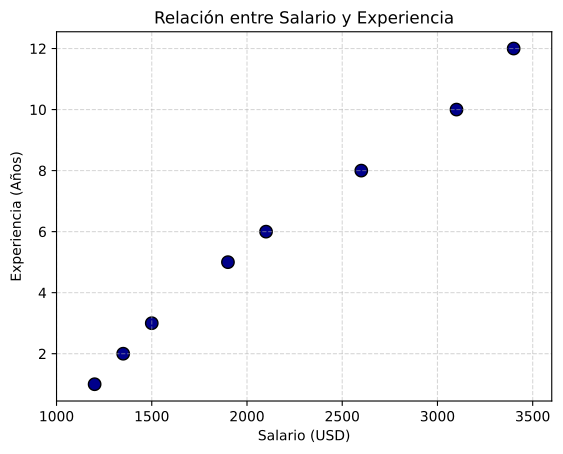

Python code for this plot:
import matplotlib.pyplot as plt


#datos
Salario_USD = [1200, 1350, 1500, 1900, 2100, 2600, 3100, 3400]
Experiencia_Anios = [1, 2, 3, 5, 6, 8, 10, 12]

plt.scatter(Salario_USD, Experiencia_Anios, color="darkblue", s=80, edgecolors="black")

plt.xlim(1000, 3600)

plt.title("Relación entre Salario y Experiencia")
plt.xlabel("Salario (USD)")
plt.ylabel("Experiencia (Años)")

plt.grid(True, linestyle='--', alpha=0.5)

plt.show()
